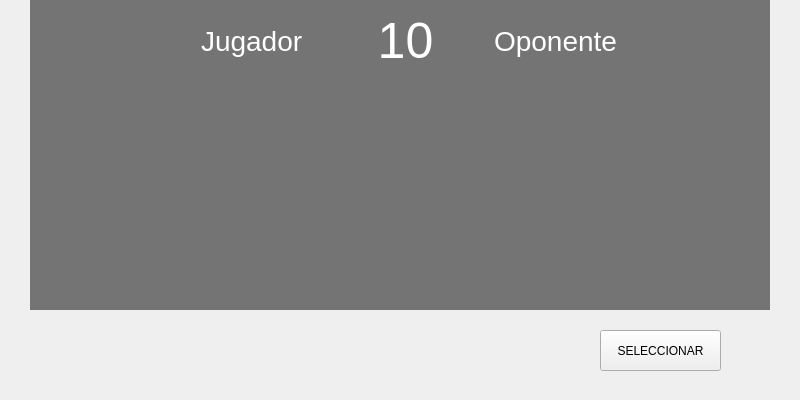
<?xml version="1.0" encoding="UTF-8"?>
<ui version="4.0">
 <class>Form</class>
 <widget class="QWidget" name="Form">
  <property name="geometry">
   <rect>
    <x>0</x>
    <y>0</y>
    <width>800</width>
    <height>400</height>
   </rect>
  </property>
  <property name="windowTitle">
   <string>Form</string>
  </property>
  <widget class="QLabel" name="label">
   <property name="geometry">
    <rect>
     <x>0</x>
     <y>0</y>
     <width>800</width>
     <height>400</height>
    </rect>
   </property>
   <property name="text">
    <string/>
   </property>
   <property name="pixmap">
    <pixmap>../sprites/background/dojo3.png</pixmap>
   </property>
   <property name="scaledContents">
    <bool>true</bool>
   </property>
  </widget>
  <widget class="QLabel" name="label_2">
   <property name="geometry">
    <rect>
     <x>0</x>
     <y>0</y>
     <width>800</width>
     <height>400</height>
    </rect>
   </property>
   <property name="text">
    <string/>
   </property>
   <property name="pixmap">
    <pixmap>../sprites/background/table.png</pixmap>
   </property>
   <property name="scaledContents">
    <bool>true</bool>
   </property>
  </widget>
  <widget class="QLabel" name="label_3">
   <property name="geometry">
    <rect>
     <x>30</x>
     <y>-10</y>
     <width>740</width>
     <height>320</height>
    </rect>
   </property>
   <property name="styleSheet">
    <string notr="true">background-color: rgba(30, 30, 30, 150);</string>
   </property>
   <property name="text">
    <string/>
   </property>
  </widget>
  <widget class="QLabel" name="label_timer">
   <property name="geometry">
    <rect>
     <x>340</x>
     <y>0</y>
     <width>131</width>
     <height>81</height>
    </rect>
   </property>
   <property name="styleSheet">
    <string notr="true">font-size: 50px;
color:  rgb(255, 255, 255);</string>
   </property>
   <property name="text">
    <string>10</string>
   </property>
   <property name="alignment">
    <set>Qt::AlignCenter</set>
   </property>
  </widget>
  <widget class="QLabel" name="label_jug_1">
   <property name="geometry">
    <rect>
     <x>170</x>
     <y>20</y>
     <width>171</width>
     <height>41</height>
    </rect>
   </property>
   <property name="styleSheet">
    <string notr="true">font-size: 28px;
color:  rgb(255, 255, 255);</string>
   </property>
   <property name="text">
    <string>Jugador </string>
   </property>
   <property name="alignment">
    <set>Qt::AlignCenter</set>
   </property>
  </widget>
  <widget class="QLabel" name="label_jug_2">
   <property name="geometry">
    <rect>
     <x>470</x>
     <y>20</y>
     <width>171</width>
     <height>41</height>
    </rect>
   </property>
   <property name="styleSheet">
    <string notr="true">font-size: 28px;
color:  rgb(255, 255, 255);</string>
   </property>
   <property name="text">
    <string>Oponente</string>
   </property>
   <property name="alignment">
    <set>Qt::AlignCenter</set>
   </property>
  </widget>
  <widget class="QWidget" name="horizontalLayoutWidget">
   <property name="geometry">
    <rect>
     <x>70</x>
     <y>310</y>
     <width>461</width>
     <height>91</height>
    </rect>
   </property>
   <layout class="QHBoxLayout" name="horizontalLayout"/>
  </widget>
  <widget class="QPushButton" name="pushButton">
   <property name="geometry">
    <rect>
     <x>600</x>
     <y>330</y>
     <width>121</width>
     <height>41</height>
    </rect>
   </property>
   <property name="text">
    <string>SELECCIONAR</string>
   </property>
  </widget>
  <widget class="QWidget" name="verticalLayoutWidget">
   <property name="geometry">
    <rect>
     <x>40</x>
     <y>10</y>
     <width>81</width>
     <height>271</height>
    </rect>
   </property>
   <layout class="QVBoxLayout" name="layout_elem_jug"/>
  </widget>
  <widget class="QWidget" name="verticalLayoutWidget_2">
   <property name="geometry">
    <rect>
     <x>670</x>
     <y>10</y>
     <width>81</width>
     <height>271</height>
    </rect>
   </property>
   <layout class="QVBoxLayout" name="layout_elem_opo"/>
  </widget>
  <zorder>label</zorder>
  <zorder>label_3</zorder>
  <zorder>label_2</zorder>
  <zorder>label_timer</zorder>
  <zorder>label_jug_1</zorder>
  <zorder>label_jug_2</zorder>
  <zorder>horizontalLayoutWidget</zorder>
  <zorder>pushButton</zorder>
  <zorder>verticalLayoutWidget</zorder>
  <zorder>verticalLayoutWidget_2</zorder>
 </widget>
 <resources/>
 <connections/>
</ui>
